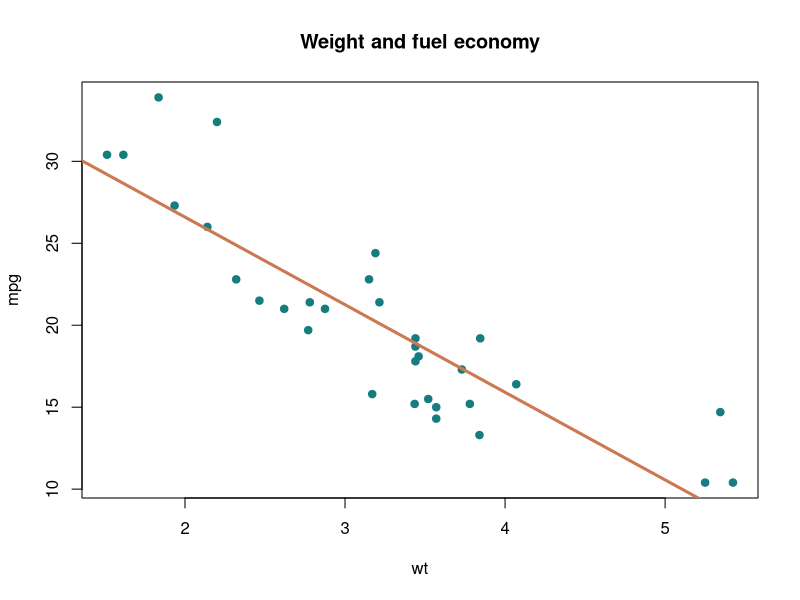

Here is the R script that generated this plot:
plot(mpg ~ wt, data=mtcars, pch=19, col="#167c80", main="Weight and fuel economy")
abline(lm(mpg ~ wt, data=mtcars), col="#cc7952", lwd=3)
